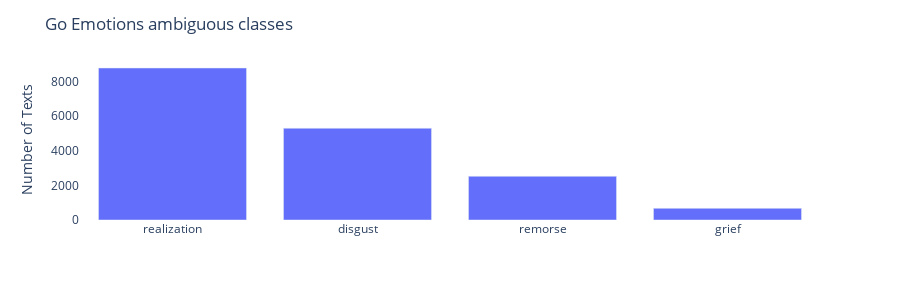

Notebook cell for this chart:
### Code cell
import plotly.express as px

emotion_counts_ambiguous = {k: v for k,v in emotion_counts.items() if k in ambiguous_col}

    
fig = px.bar(x=list(emotion_counts_ambiguous.keys()), y=list(emotion_counts_ambiguous.values()))
fig.update_layout(title = 'Go Emotions ambiguous classes', height = 300, xaxis_title="", yaxis_title="Number of Texts", plot_bgcolor='#fff')
fig.show()

### Figure 1 — Plotly figure (JSON) as saved in the notebook; plotly's stock layout.template omitted (floating-point values rounded to 4 significant figures)
{"data": [{"alignmentgroup": "True", "hovertemplate": "x=%{x}<br>y=%{y}<extra></extra>", "legendgroup": "", "marker": {"color": "#636efa", "pattern": {"shape": ""}}, "name": "", "offsetgroup": "", "orientation": "v", "showlegend": false, "textposition": "auto", "type": "bar", "x": ["realization", "disgust", "remorse", "grief"], "xaxis": "x", "y": [8785, 5301, 2525, 673], "yaxis": "y"}], "layout": {"barmode": "relative", "height": 300, "legend": {"tracegroupgap": 0}, "margin": {"t": 60}, "plot_bgcolor": "#fff", "title": {"text": "Go Emotions ambiguous classes"}, "xaxis": {"anchor": "y", "domain": [0, 1], "title": {"text": ""}}, "yaxis": {"anchor": "x", "domain": [0, 1], "title": {"text": "Number of Texts"}}}}
